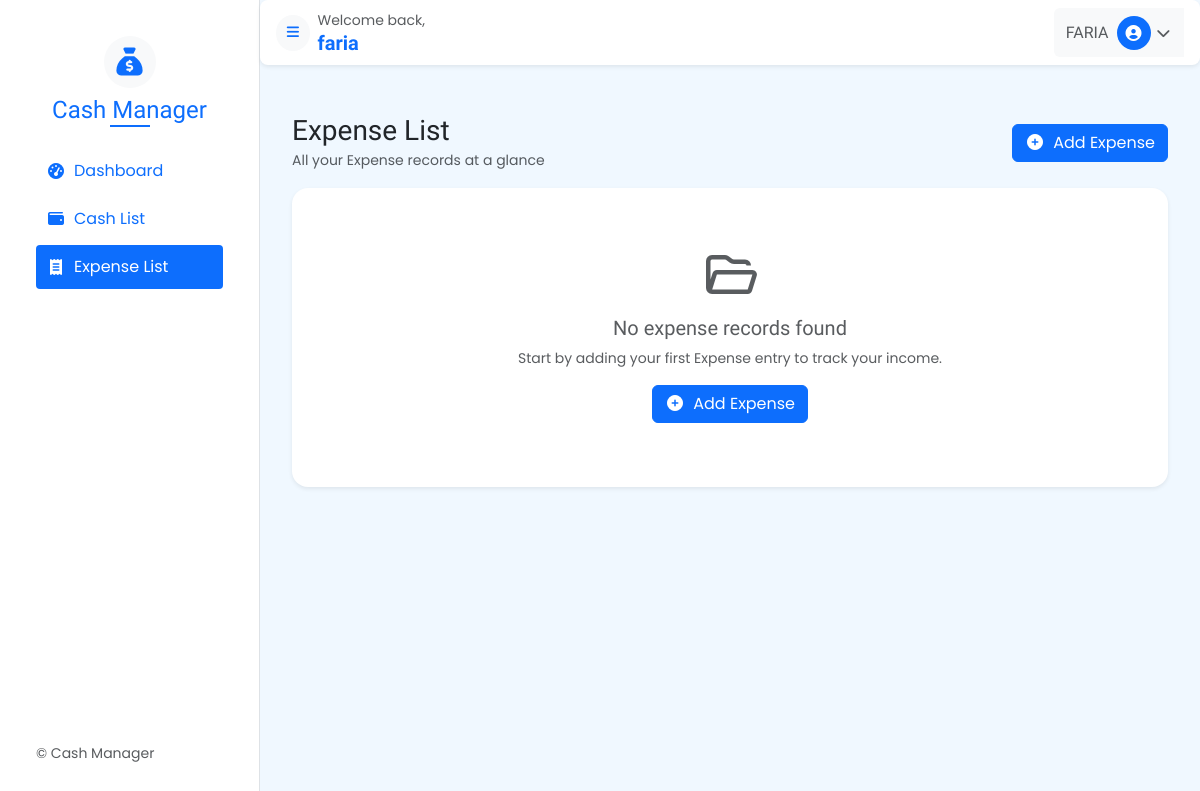
Before: /expense/list/ (signed in) with the older database file.
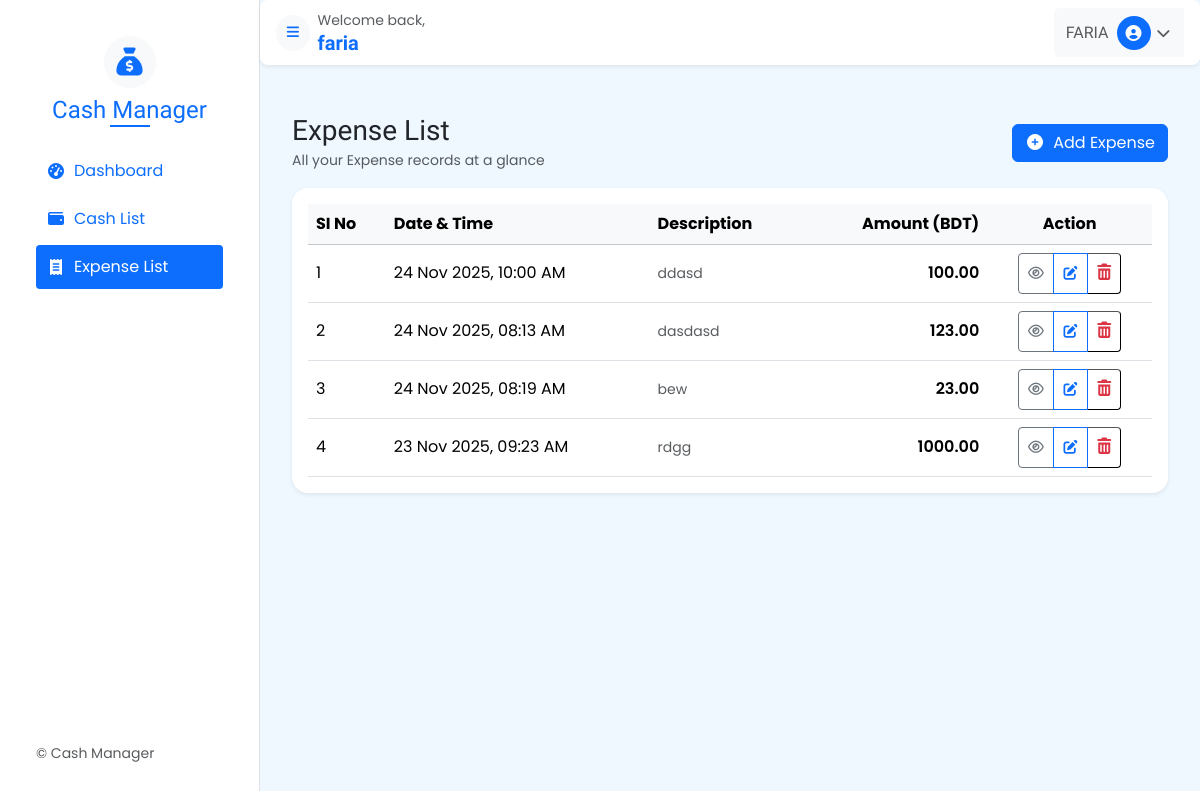
After: the same page with the newer database file.
### ManageCash/models.py (models this page shows)
class TransactionBase(models.Model):
    user = models.ForeignKey(settings.AUTH_USER_MODEL, on_delete=models.CASCADE)
    datetime = models.DateTimeField(blank=True, null=True)
    amount = models.DecimalField(max_digits=10, decimal_places=2)
    description = models.TextField(blank=True, null=True)
    class Meta:
        abstract = True

class Expense(TransactionBase):
    def __str__(self):
        return f"{self.user.username} - {self.amount}"

### ManageCash/views.py (the view)
# urls.py: path("expense/list/", expense_list_view, name="expense_list"),
@login_required
def expense_list_view(request):
    exp_data = Expense.objects.filter(user=request.user)
    context = {"exp_data": exp_data}
    return render(request, "pages/expense-list.html", context)

### ManageCash/context_processors.py (called while the page is built)
def site_info(request):
    return {
        "SITE_NAME": "Personal Cash Manager",
        "SITE_DESCRIPTION": "A simple app to track personal income and expenses.",
        "SUPPORT_EMAIL": "support@example.com",
        "COMPANY_NAME": "Your Company",
        "APP_VERSION": "1.0.0",
    }

### ManageCash/templates/pages/expense-list.html (shortened to what this page needs)
{% extends 'base.html' %}
{% load crispy_forms_tags %}
{% block content %}
  <div class="container-fluid py-4">
    <div class="row justify-content-center">
      <div class="col-12">
        <div class="d-flex justify-content-between align-items-center mb-3">
          <div>
            <h3 class="mb-0">Expense List</h3>
            <small class="text-muted">All your Expense records at a glance</small>
          </div>
          <div>
            <a href="{% url 'add_expense' %}" class="btn btn-primary"><i class="fa-solid fa-circle-plus me-1"></i> Add Expense</a>
          </div>
        </div>
        <div class="card shadow-sm border-0 rounded-4">
          <div class="card-body">
            {% if exp_data %}
              <div class="table-responsive">
                <table class="table table-hover align-middle mb-0">
                  <thead class="table-light">
                    <tr>
                      <th scope="col">SI No</th>
                      <th scope="col">Date &amp; Time</th>
                      <th scope="col">Description</th>
                      <th scope="col" class="text-end">Amount (BDT)</th>
                      <th scope="col" class="text-center">Action</th>
                    </tr>
                  </thead>
                  <tbody>
                    {% for exp in exp_data %}
                      <tr>
                        <td>{{ forloop.counter }}</td>
                        <td>{{ exp.datetime|date:'d M Y, h:i A' }}</td>
                        <td class="text-muted small">{{ exp.description|default:'—' }}</td>
                        <td class="text-end fw-semibold">{{ exp.amount|floatformat:2 }}</td>
                        <td class="text-center">
                          <div class="btn-group btn-group-sm" role="group">
                            <button class="btn btn-sm btn-outline-secondary" data-bs-toggle="modal" data-bs-target="#cashModal{{ exp.id }}"><i class="fa-regular fa-eye"></i></button>
                            <a href="{% url 'expense_update' exp.id %}" class="btn btn-outline-primary d-flex align-items-center" title="Edit"><i class="fa-solid fa-pen-to-square"></i></a>
                            <span class="d-inline-block">
                              <form class="form btn-outline-danger" action="{% url 'delete_expense' exp.id %}" method="POST">
                                <button onclick="return confirm('Are you sure you want to delete this cash record?');" class="bg-transparent del_button_custom bth btn-danger text-danger btn-link border-1" type="submit"><i class="fa-solid fa-trash-can"></i></button>
                              </form>
                            </span>
                          </div>
                        </td>
                      </tr>
                    {% endfor %}
                  </tbody>
                </table>
              </div>
            {% else %}
              <div class="text-center py-5">
                <i class="fa-regular fa-folder-open fa-3x text-muted mb-3"></i>
                <h5 class="text-muted">No expense records found</h5>
                <p class="text-muted small mb-3">Start by adding your first Expense entry to track your income.</p>
                <a href="{% url 'add_expense' %}" class="btn btn-primary"><i class="fa-solid fa-circle-plus me-1"></i> Add Expense</a>
              </div>
            {% endif %}
          </div>
        </div>
      </div>
    </div>
  </div>
{% endblock %}

Changed rows visible on the page:
added Expense: datetime "24 Nov 2025, 10:00 AM", description "ddasd", amount "100.00"
added Expense: datetime "24 Nov 2025, 08:13 AM", description "dasdasd", amount "123.00"
added Expense: datetime "24 Nov 2025, 08:19 AM", description "bew", amount "23.00"
added Expense: datetime "23 Nov 2025, 09:23 AM", description "rdgg", amount "1000.00"
Other visible differences:
text no longer shown: "No expense records found Start by adding your first Expense entry to track your income. Add Expense"
text now shown: "SI No Date & Time Description Amount (BDT) Action"
